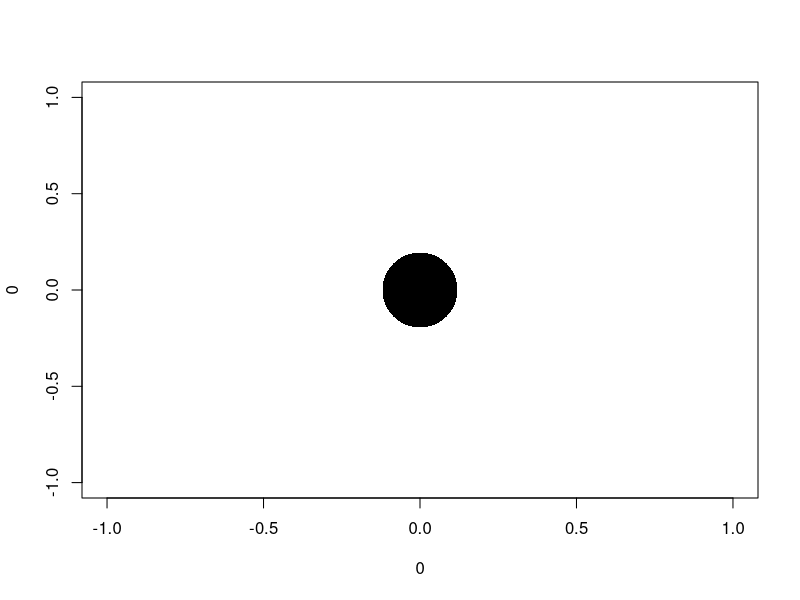
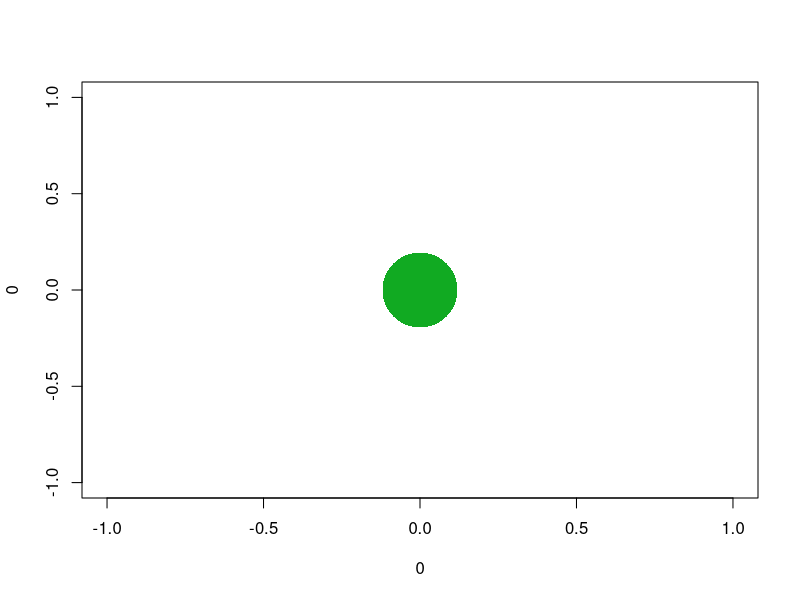
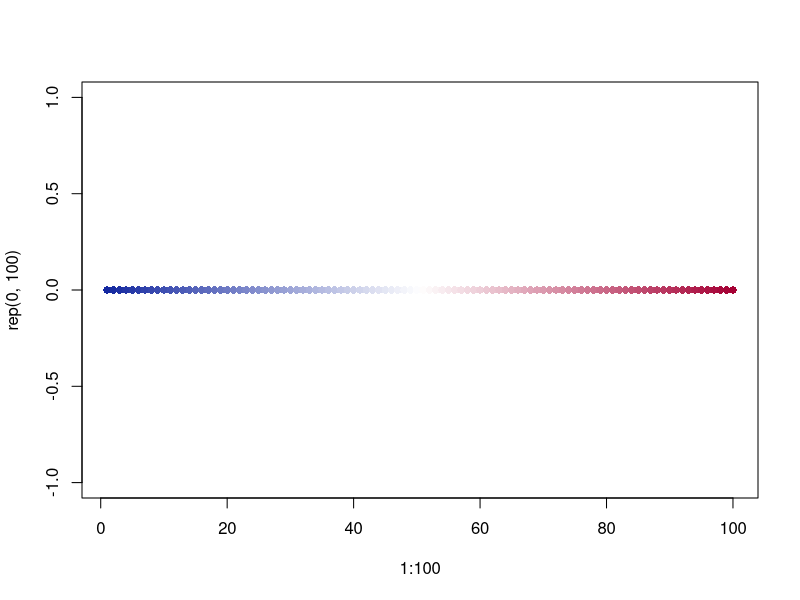
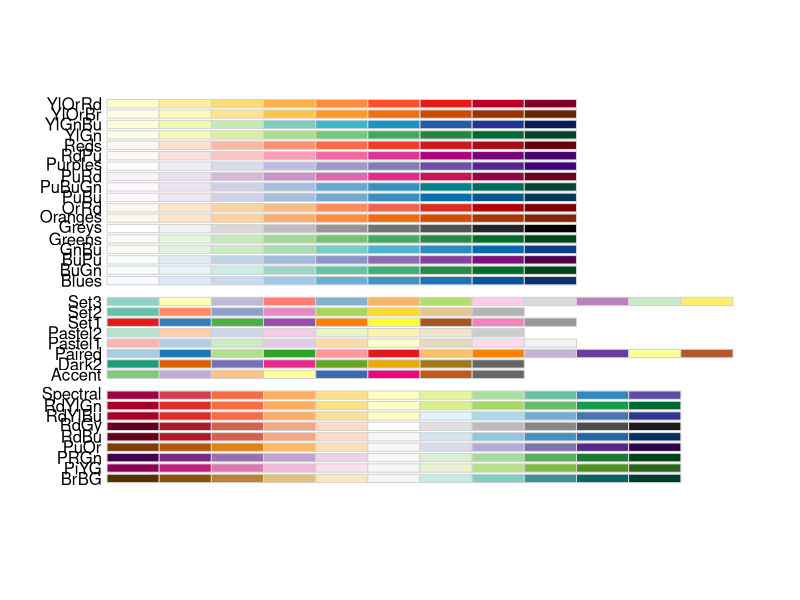
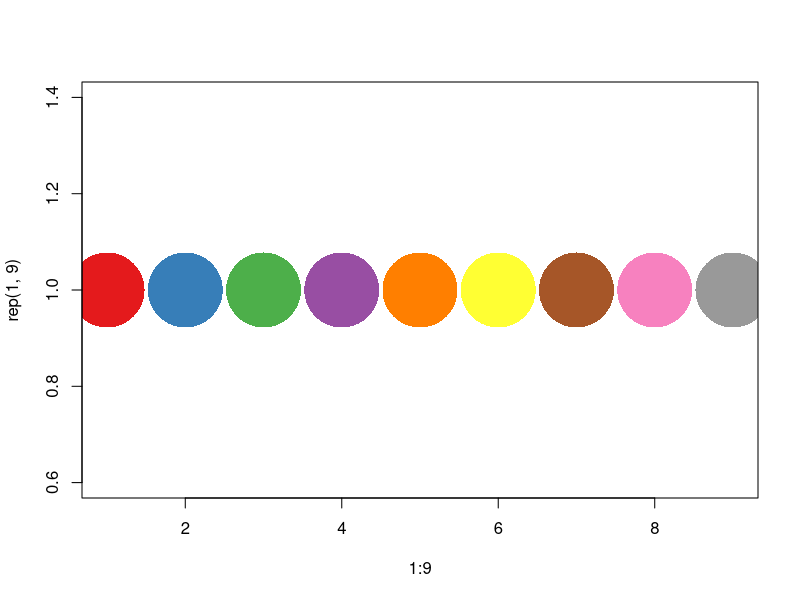
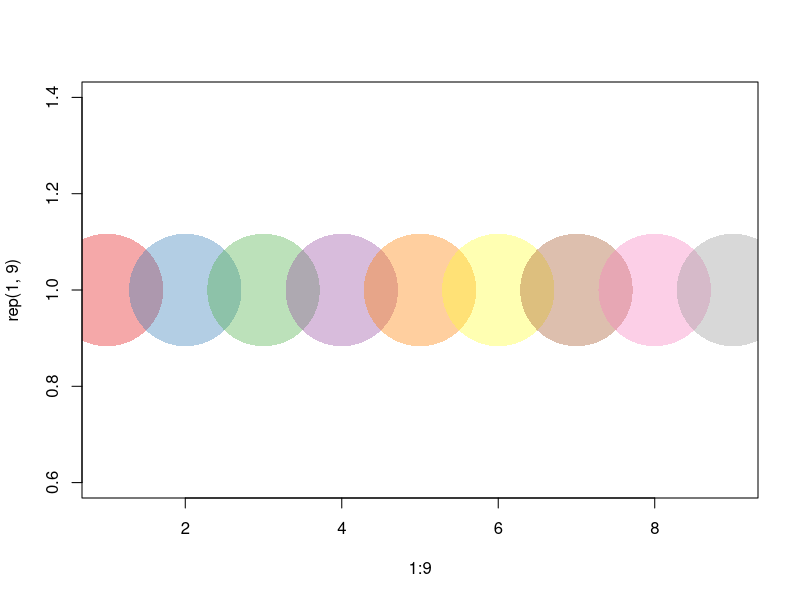

Source code (R) for these figures, in order:
### [COLORS]

## 1. R 색상 체계

  # R은 HEX 코드를 사용, 대표색은 이름으로 지정가능
  # R(빨강), G(초록), B(파랑)을 16진수 00(0)~FF(255)로 표현

  # plot 함수로 색깔 점 찍기
  plot(0,0, pch=16, cex=10, col='black')
  
  # "#RRGGBB" HEX코드 활용
  plot(0,0, pch=16, cex=10, col='#11AA22')
  
  # 기업 CI 색상 예제 
    # SAMSUNG Blue
      ## R20  + G40  + B160
    # LG Red
      ## R165 + G0   + B52
    # SK Red
      ## R234 + G0   + B44
    
  # rgb() 함수를 활용한 HEX코드 생성
  rgb( 20/255,  40/255, 160/255)
  rgb(165/255,   0/255,  52/255)
  rgb(234/255,   0/255,  44/255)

## 2. 그라데이션색 만들기
  
  # colorRampPalette()로 그라데이션 색 만들기 
  colorRampPalette(c('#1428A0', 'white', '#A50034'))(100)
  plot(1:100, rep(0,100), pch=16, col=colorRampPalette(c('#1428A0', 'white', '#A50034'))(100))

## 3. RColorBrewer 패키지 활용하기

  # install.packages('RColorBrewer')
  library(RColorBrewer)

    # 새창 window
    windows() 
  
    # 새창 mac 
    quartz()

  # 패키지 내 모든 색상조합 확인  
  display.brewer.all()

  # 우리가 사용할 색깔
  mycol = brewer.pal(9, 'Set1')
  plot(1:9, rep(1, 9), pch=16, cex=10, col=mycol)
  
  # 불투명한 색깔 만들기 
  mycol2 = paste0(mycol, '60') ## Alpha(투명도)를 16진수로 표현
  plot(1:9, rep(1, 9), pch=16, cex=15, col=mycol2)
  
### End of script